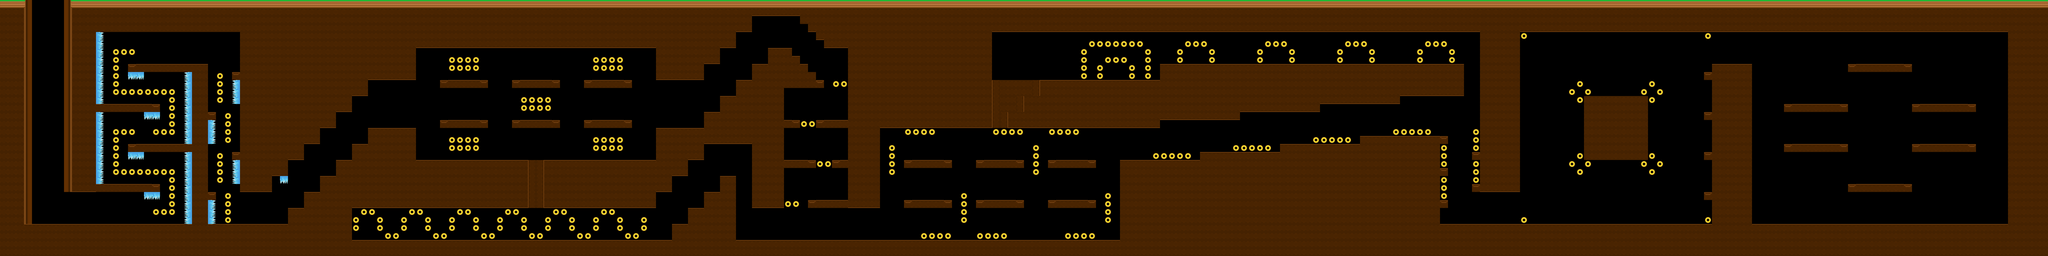

Tiled map render using the project's own tile images. Description and the map definition, with tile-layer contents summarised, below:
An orthogonal 256x32 tile map with 60x60 px tiles, 2 tile layers (background, coin) and 142 objects.

<map version="1.0" orientation="orthogonal" width="256" height="32" tilewidth="60" tileheight="60">
 <tileset firstgid="1" name="map_2" tilewidth="60" tileheight="60" spacing="1" margin="1">
  <image source="map_2.png" width="245" height="428" />
  <tile id="24">
   <properties>
    <property name="coin" value="true" />
   </properties>
  </tile>
 </tileset>
 <layer name="background" width="256" height="32">
  <data>[8192 cells, 4526 non-empty, 14 distinct tile ids]</data>
 </layer>
 <layer name="coin" width="256" height="32">
  <data>[8192 cells, 300 non-empty, 1 distinct tile ids]</data>
 </layer>
 <objectgroup name="physics" width="256" height="32">
  <object x="0" y="0" width="240" height="1680" />
  <object x="480" y="0" width="240" height="1440" />
  <object x="0" y="1680" width="2220" height="120" />
  <object x="660" y="1380" width="540" height="60" />
  <object x="960" y="1080" width="540" height="60" />
  <object x="660" y="780" width="540" height="60" />
  <object x="960" y="480" width="540" height="60" />
  <object x="1440" y="480" width="120" height="1200" />
  <object x="660" y="120" width="4980" height="120" />
  <object x="1800" y="240" width="240" height="1200" />
  <object x="1980" y="1200" width="180" height="120" />
  <object x="2040" y="1080" width="240" height="120" />
  <object x="2040" y="960" width="360" height="120" />
  <object x="2040" y="840" width="480" height="120" />
  <object x="2040" y="720" width="600" height="120" />
  <object x="2040" y="600" width="720" height="120" />
  <object x="2040" y="240" width="1080" height="360" />
  <object x="2160" y="1560" width="480" height="360" />
  <object x="2520" y="1200" width="1440" height="360" />
  <object x="2400" y="1320" width="180" height="120" />
  <object x="2280" y="1440" width="240" height="120" />
  <object x="2640" y="1080" width="180" height="120" />
  <object x="2760" y="960" width="360" height="240" />
  <object x="3060" y="240" width="2460" height="120" />
  <object x="4920" y="360" width="360" height="240" />
  <object x="5220" y="360" width="180" height="120" />
  <object x="4080" y="1200" width="840" height="360" />
  <object x="0" y="1800" width="15360" height="120" />
  <object x="3300" y="600" width="360" height="60" />
  <object x="3300" y="900" width="360" height="60" />
  <object x="3840" y="600" width="360" height="60" />
  <object x="3840" y="900" width="360" height="60" />
  <object x="4380" y="600" width="360" height="60" />
  <object x="4380" y="900" width="360" height="60" />
  <object x="4920" y="960" width="360" height="240" />
  <object x="4860" y="1320" width="180" height="120" />
  <object x="4860" y="1200" width="300" height="120" />
  <object x="5400" y="1320" width="120" height="480" />
  <object x="5280" y="1440" width="180" height="120" />
  <object x="5160" y="1560" width="240" height="120" />
  <object x="5040" y="1680" width="360" height="120" />
  <object x="5280" y="840" width="360" height="240" />
  <object x="5640" y="480" width="240" height="1080" />
  <object x="5520" y="600" width="180" height="120" />
  <object x="5400" y="720" width="240" height="120" />
  <object x="720" y="0" width="14640" height="120" />
  <object x="5760" y="360" width="180" height="120" />
  <object x="5820" y="600" width="360" height="60" />
  <object x="5880" y="540" width="240" height="60" />
  <object x="5880" y="480" width="180" height="60" />
  <object x="5880" y="420" width="120" height="60" />
  <object x="6000" y="120" width="120" height="60" />
  <object x="6060" y="120" width="9300" height="120" />
  <object x="10740" y="1680" width="4620" height="120" />
  <object x="6120" y="240" width="240" height="60" />
  <object x="6180" y="300" width="240" height="60" />
  <object x="6360" y="240" width="240" height="1320" />
  <object x="5820" y="900" width="180" height="60" />
  <object x="6120" y="900" width="300" height="60" />
  <object x="5820" y="1200" width="300" height="60" />
  <object x="6240" y="1200" width="180" height="60" />
  <object x="6060" y="1500" width="360" height="60" />
  <object x="6780" y="1200" width="360" height="60" />
  <object x="7320" y="1200" width="360" height="60" />
  <object x="7860" y="1200" width="360" height="60" />
  <object x="6780" y="1500" width="360" height="60" />
  <object x="7320" y="1500" width="360" height="60" />
  <object x="7860" y="1500" width="360" height="60" />
  <object x="6540" y="240" width="900" height="720" />
  <object x="8400" y="1200" width="1800" height="600" />
  <object x="8700" y="480" width="2280" height="240" />
  <object x="8640" y="840" width="660" height="60" />
  <object x="8700" y="780" width="1200" height="60" />
  <object x="8700" y="720" width="1800" height="60" />
  <object x="9000" y="1140" width="1200" height="60" />
  <object x="9600" y="1080" width="660" height="60" />
  <object x="10200" y="1020" width="600" height="780" />
  <object x="11100" y="240" width="300" height="1200" />
  <object x="11880" y="720" width="480" height="480" />
  <object x="12840" y="480" width="300" height="1200" />
  <object x="13860" y="480" width="480" height="60" />
  <object x="13380" y="780" width="480" height="60" />
  <object x="13380" y="1080" width="480" height="60" />
  <object x="14340" y="780" width="480" height="60" />
  <object x="14340" y="1080" width="480" height="60" />
  <object x="13860" y="1380" width="480" height="60" />
  <object x="15060" y="240" width="300" height="1440" />
  <object x="7560" y="840" width="1140" height="120" />
  <object x="7680" y="720" width="1020" height="120" />
  <object x="7800" y="600" width="960" height="120" />
  <object x="11040" y="1140" width="120" height="60" />
  <object x="10740" y="1260" width="120" height="60" />
  <object x="11040" y="1380" width="120" height="60" />
  <object x="10740" y="1500" width="120" height="60" />
  <object x="12780" y="840" width="120" height="60" />
  <object x="12780" y="540" width="120" height="60" />
  <object x="12780" y="1140" width="120" height="60" />
  <object x="12780" y="1440" width="120" height="60" />
  <object x="5220" y="960" width="120" height="120" />
  <object x="10740" y="1020" width="120" height="60" />
  <object x="1500" y="840" width="120" height="60" />
  <object x="1500" y="1440" width="120" height="60" />
  <object x="1740" y="540" width="120" height="60" />
  <object x="1740" y="1140" width="120" height="60" />
 </objectgroup>
 <objectgroup name="gear" width="256" height="32">
  <object x="1080" y="1620" width="60" height="60">
   <properties>
    <property name="type" value="stone" />
   </properties>
  </object>
  <object x="6000" y="1500" width="60" height="60">
   <properties>
    <property name="count" value="65535" />
    <property name="direction" value="left" />
    <property name="period" value="3" />
    <property name="speed" value="360" />
    <property name="type" value="boom" />
   </properties>
  </object>
  <object x="5820" y="300" width="60" height="60">
   <properties>
    <property name="count" value="65535" />
    <property name="direction" value="left" />
    <property name="period" value="3" />
    <property name="speed" value="360" />
    <property name="type" value="boom" />
   </properties>
  </object>
  <object x="11640" y="930" width="60" height="60">
   <properties>
    <property name="direction" value="up" />
    <property name="distance" value="240" />
    <property name="speed" value="120" />
    <property name="type" value="lift" />
   </properties>
  </object>
  </objectgroup>
 <objectgroup name="player" width="256" height="32">
  <!-- 11 objects omitted --></objectgroup>
</map>
<!-- 34 of 142 objects omitted -->
